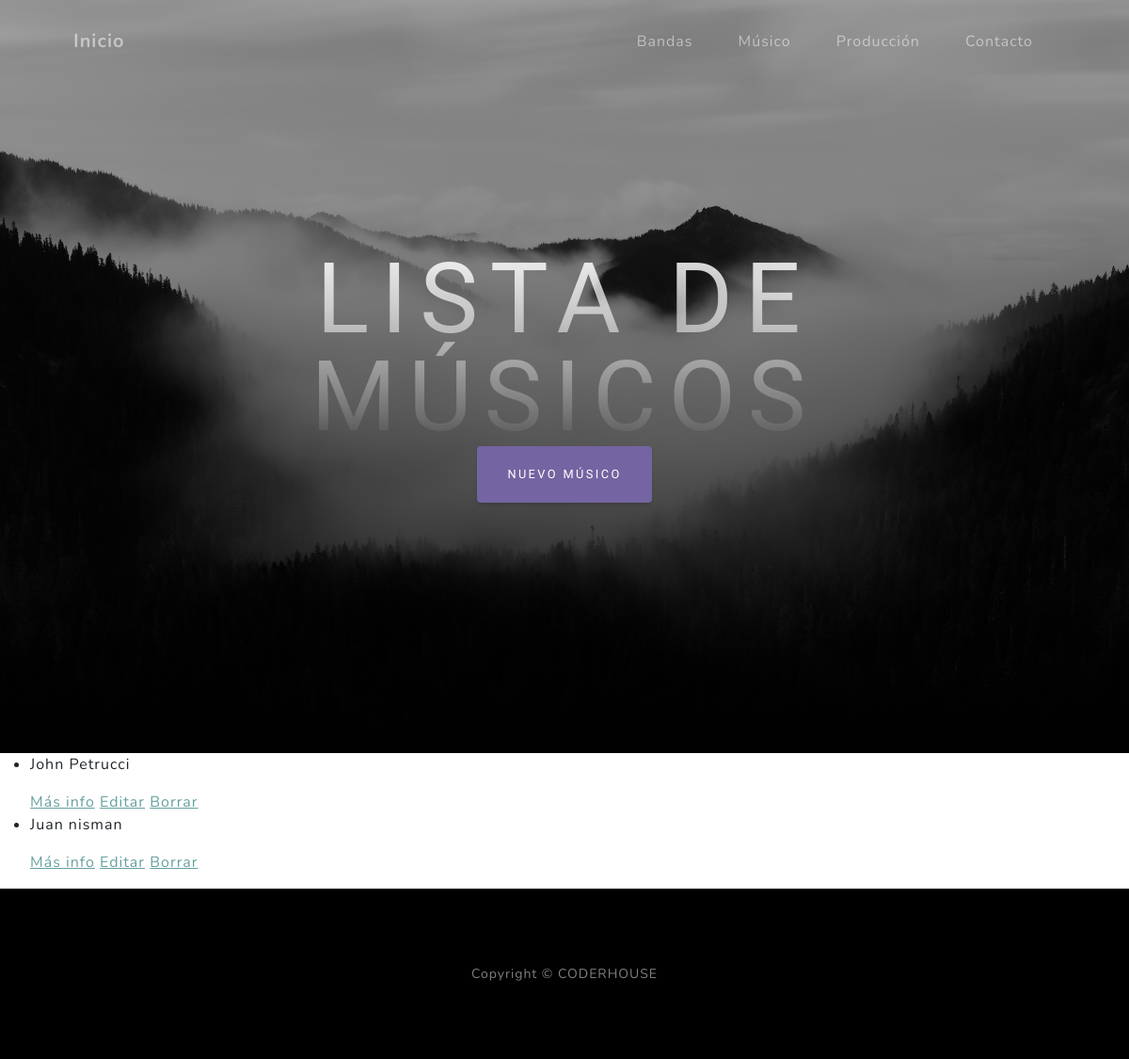
Screenshot of /AppCoder/musico/list with the database file from the repository.
### AppCoder/models.py (models this page shows, shortened)
class Musico(models.Model):
    nombre = models.CharField(max_length=40)
    apellido = models.CharField(max_length=40)
    fechaNacimiento = models.DateField(default=datetime.date.today)
    instrumento = models.CharField(max_length=40)
    esNovato = models.BooleanField()

### AppCoder/views.py (the view)
# urls.py: path('musico/list', views.MusicoList.as_view(), name="MusicoList"),
class MusicoList(ListView):
    model = Musico
    template_name = "AppCoder/musico_list.html"

### AppCoder/templates/AppCoder/musico_list.html
{% extends "AppCoder/padre.html" %}
{% load static %}
{% block contenido2 %}
 <h1 class="mx-auto my-0 text-uppercase">Lista de Músicos</h1>
{% endblock %}
{% block contenido %}
<ul>
    {% for musico in object_list %}
    <li>
        <p>{{musico.nombre}} {{musico.apellido}}</p>
        <a href="{% url 'MusicoDetail' musico.id %}">Más info</a>
        <a href="{% url 'MusicoEdit' musico.id %}">Editar</a>
        <a href="{% url 'MusicoDelete' musico.id %}">Borrar</a>
    </li>
    {% endfor %}
</ul>
{% endblock %}
{% block edit %}
<a class="btn btn-secondary" href="{% url 'MusicoNew' %}">Nuevo Músico</a>
{% endblock %}

### rows the page displays
Musico: nombre "John", apellido "Petrucci"
Musico: nombre "Juan", apellido "nisman"
